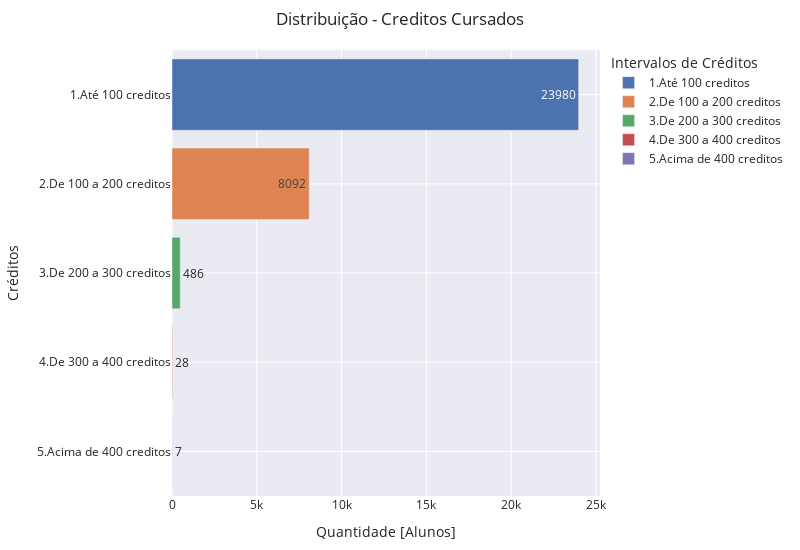

Source (notebook cell):
### Code cell
cred = studentInfo.groupby('cred_bin').agg({'id_student':'count'}).reset_index().\
    rename(columns={"cred_bin": "Creditos", 'id_student': 'Qtde'}).sort_values(by='Creditos', ascending=True)


cred = cred.sort_values(by='Creditos')

fig = px.bar(cred, x='Qtde', y='Creditos', color='Creditos', text='Qtde', template="seaborn")
fig.update_layout(
    margin=dict(l=20, r=50, t=50, b=20),
    title = 'Distribuição - Creditos Cursados',
    xaxis_title="Quantidade [Alunos]",
    yaxis_title="Créditos",
    legend_title="Intervalos de Créditos",
    width=800, 
    height=550,
    
)
fig.show()

### Figure 1 — Plotly figure (JSON) as saved in the notebook; plotly's stock layout.template omitted (floating-point values rounded to 4 significant figures)
{"data": [{"alignmentgroup": "True", "hovertemplate": "Creditos=%{y}<br>Qtde=%{text}<extra></extra>", "legendgroup": "1.Até 100 creditos", "marker": {"color": "rgb(76,114,176)", "pattern": {"shape": ""}}, "name": "1.Até 100 creditos", "offsetgroup": "1.Até 100 creditos", "orientation": "h", "showlegend": true, "text": [23980], "textposition": "auto", "type": "bar", "x": [23980], "xaxis": "x", "y": ["1.Até 100 creditos"], "yaxis": "y"}, {"alignmentgroup": "True", "hovertemplate": "Creditos=%{y}<br>Qtde=%{text}<extra></extra>", "legendgroup": "2.De 100 a 200 creditos", "marker": {"color": "rgb(221,132,82)", "pattern": {"shape": ""}}, "name": "2.De 100 a 200 creditos", "offsetgroup": "2.De 100 a 200 creditos", "orientation": "h", "showlegend": true, "text": [8092], "textposition": "auto", "type": "bar", "x": [8092], "xaxis": "x", "y": ["2.De 100 a 200 creditos"], "yaxis": "y"}, {"alignmentgroup": "True", "hovertemplate": "Creditos=%{y}<br>Qtde=%{text}<extra></extra>", "legendgroup": "3.De 200 a 300 creditos", "marker": {"color": "rgb(85,168,104)", "pattern": {"shape": ""}}, "name": "3.De 200 a 300 creditos", "offsetgroup": "3.De 200 a 300 creditos", "orientation": "h", "showlegend": true, "text": [486], "textposition": "auto", "type": "bar", "x": [486], "xaxis": "x", "y": ["3.De 200 a 300 creditos"], "yaxis": "y"}, {"alignmentgroup": "True", "hovertemplate": "Creditos=%{y}<br>Qtde=%{text}<extra></extra>", "legendgroup": "4.De 300 a 400 creditos", "marker": {"color": "rgb(196,78,82)", "pattern": {"shape": ""}}, "name": "4.De 300 a 400 creditos", "offsetgroup": "4.De 300 a 400 creditos", "orientation": "h", "showlegend": true, "text": [28], "textposition": "auto", "type": "bar", "x": [28], "xaxis": "x", "y": ["4.De 300 a 400 creditos"], "yaxis": "y"}, {"alignmentgroup": "True", "hovertemplate": "Creditos=%{y}<br>Qtde=%{text}<extra></extra>", "legendgroup": "5.Acima de 400 creditos", "marker": {"color": "rgb(129,114,179)", "pattern": {"shape": ""}}, "name": "5.Acima de 400 creditos", "offsetgroup": "5.Acima de 400 creditos", "orientation": "h", "showlegend": true, "text": [7], "textposition": "auto", "type": "bar", "x": [7], "xaxis": "x", "y": ["5.Acima de 400 creditos"], "yaxis": "y"}], "layout": {"barmode": "relative", "height": 550, "legend": {"title": {"text": "Intervalos de Créditos"}, "tracegroupgap": 0}, "margin": {"b": 20, "l": 20, "r": 50, "t": 50}, "title": {"text": "Distribuição - Creditos Cursados"}, "width": 800, "xaxis": {"anchor": "y", "domain": [0, 1], "title": {"text": "Quantidade [Alunos]"}}, "yaxis": {"anchor": "x", "categoryarray": ["5.Acima de 400 creditos", "4.De 300 a 400 creditos", "3.De 200 a 300 creditos", "2.De 100 a 200 creditos", "1.Até 100 creditos"], "categoryorder": "array", "domain": [0, 1], "title": {"text": "Créditos"}}}}
